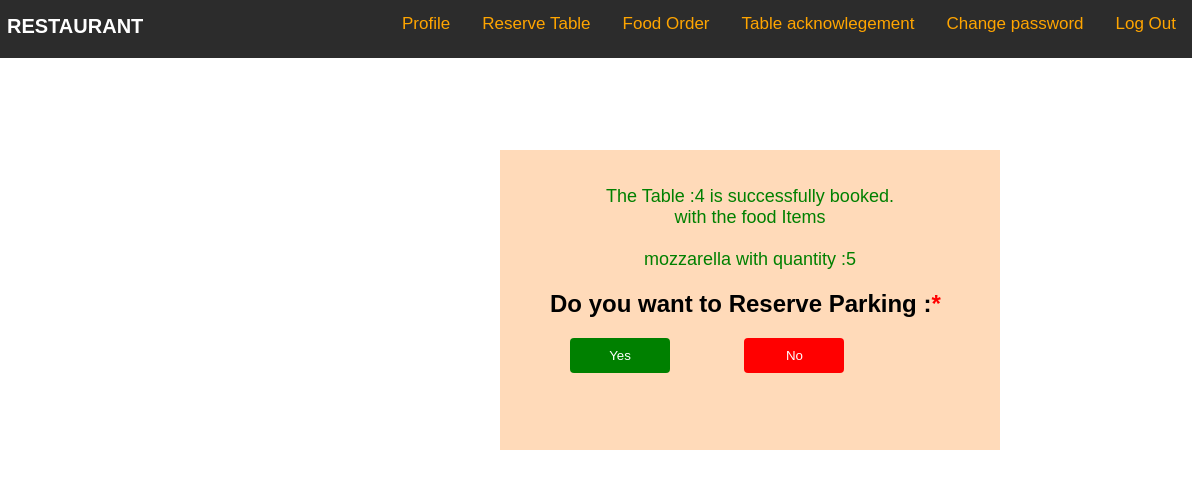
The page /customer/parkingyesorno/ (signed in) on the database as committed earlier.
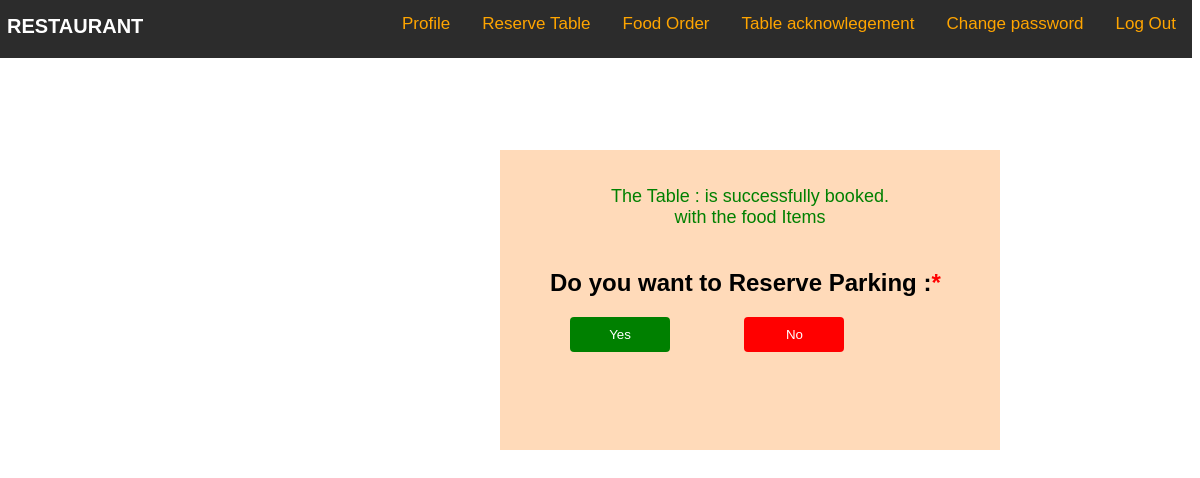
The same page on the database as committed later.
### customer/models.py (models this page shows)
class TableOrder(models.Model):
    table=models.ForeignKey(ReserveTable,on_delete=models.CASCADE,null=True)
    customer=models.ForeignKey(Customer,on_delete=models.CASCADE,null=True)
    seater=models.IntegerField(choices=seater_choices,null=True)
    date=models.DateField(null=True)
    pre_time=models.TimeField(null=True)
    time=models.TimeField(null=True)
    out_time=models.TimeField(null=True)

class FoodOrder(models.Model):
    customer=models.ForeignKey(Customer,on_delete=models.CASCADE,null=True)
    food=models.ForeignKey(ReserveFood,on_delete=models.CASCADE,null=True)
    table=models.ForeignKey(TableOrder,on_delete=models.CASCADE,null=True,blank=True)
    checked=models.BooleanField(blank=True,null=True)
    food_quantity=models.IntegerField(choices=quantity,null=True,blank=True)
    total_price=models.IntegerField(null=True,blank=True)
    parking=models.ForeignKey(Parking,on_delete=models.CASCADE,null=True,blank=True)
    address1=models.CharField(max_length=400,blank=True)
    address2=models.CharField(max_length=400,blank=True)
    city=models.CharField(max_length=400,blank=True)
    state=models.CharField(max_length=200,blank=True)
    pincode=models.PositiveIntegerField(null=True,blank=True)
    def __str__(self):
        return self.food.name

### core/models.py (models this page shows, shortened)
class ReserveTable(models.Model):
    seater=models.IntegerField(choices=seater_choices)
    table_pic=models.ImageField(upload_to='table_pic/',null=True,blank=True)

class ReserveFood(models.Model):
    name=models.CharField(max_length=40)
    price=models.IntegerField()
    food_type=models.CharField(max_length=40,choices=type,null=True)
    food_pic=models.ImageField(upload_to='food_pic/',null=True,blank=True)

### customer/views.py (the view)
# urls.py: path('parkingyesorno/',views.customer_parking_yes_or_no,name='customer-parking-or-no'),
@login_required(login_url='customer-sign-in')
def customer_parking_yes_or_no(request):
    customer=Customer.objects.get(user=request.user)
    table=TableOrder.objects.filter(customer=customer).last()
    food_order=FoodOrder.objects.filter(customer=customer).filter(table=table)
    food_list=[food.food.name for food in food_order]
    food_quantity=[food.food_quantity for food in food_order]
    return render(request,'customer/parkingyesorno.html',{'table':table,'foodorder':food_order})

### templates/customer/parkingyesorno.html (shortened to what this page needs)
<!DOCTYPE html>
<html lang="en">
<head>
</head>
<body>
    {% include 'customer/base.html' %}
    <div class="container"><br><br>
        <center><font size="4" color="green">
        The Table :{{table.table.id}} is successfully booked.<br>
        with the food Items<br><br>
        {% for food in foodorder %}
            {{food}} with quantity :{{food.food_quantity}}<br>
        {% endfor %}
        </font>
        </center>
        <h2> Do you want to Reserve Parking :<span class="requried">*</span></h2>
        <a href="{% url 'customer-parking' %}"><button type="submit" class="yes">Yes</button></a>    <a href="{% url 'customer-table-food-booked-mail' %}"><button type="submit"  class="no" >No</button></a>
    </div>
</body>
</html>

Rows that differ between the two databases and show on the page:
removed TableOrder: table.id "4"
removed FoodOrder: food.name "mozzarella", food_quantity "5"
